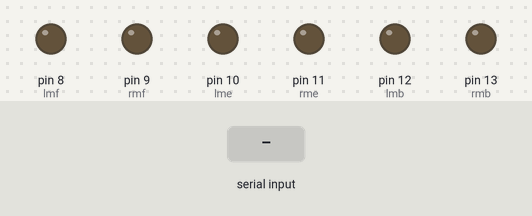
The sketch below on a simulated Arduino Uno, built with avr-gcc and run on an emulated ATmega328P. Parts: output pins drawn as LEDs (lit = HIGH). Dashed ring = blinking. The inputs (shaded band) are chosen by the test bench.

Above: at 1.2 s.
1.3 s: "1" received over Serial
At 1.55 s:
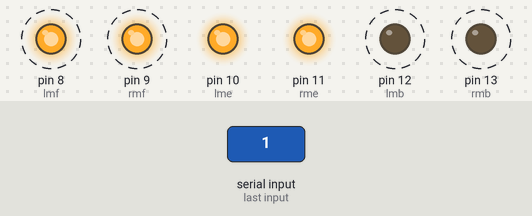
Timing chart, 0 to 10.3 s (numbered marks = the images above; inputs shaded):
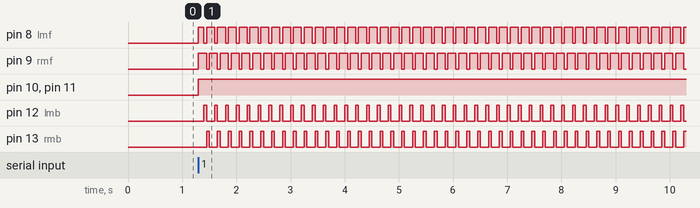

Measured:
- after the input at 1.3 s, pin 8 (lmf), pin 9 (rmf): alternates HIGH for 0.15 s and LOW for 0.05 s, starting at once; pin 10 (lme), pin 11 (rme): LOW → HIGH at once; pin 12 (lmb): alternates HIGH for 0.05 s and LOW for 0.15 s, starting after 0.10 s; pin 13 (rmb): alternates HIGH for 0.05 s and LOW for 0.15 s, starting after 0.15 s

The sketch:

LFR2.ino
```cpp
int data =0;
int ls = A0;
int rs = A1;
int lmf =8;
int rmf =9;
int lmb = 12;
int rmb = 13;
int lme = 10;
int rme = 11;
void setup() {
  Serial.begin(9600);
  pinMode(ls, INPUT);
  pinMode(rs, INPUT);
  pinMode(lmf, OUTPUT);
  pinMode(rmf, OUTPUT);
  pinMode(lmb, OUTPUT);
  pinMode(rmb, OUTPUT);
  pinMode(lme, OUTPUT);
  pinMode(rme, OUTPUT);
}

void loop() {
  if (Serial.available() >0)
  {
    if (data == (ls >989 && rs >989))
     forward();
     delay(50);
    if (data == (ls < 989 && rs < 989))
     stop_bot();
     delay(50);
    if (data == (ls > 989 && rs < 989))
     left();
     delay(50);
    if (data == (ls < 989 && rs > 989))
     right();
     delay(50);
  }

}

void forward() {
  analogWrite(lme, 255);
  analogWrite(rme, 255);
  digitalWrite(lmf, HIGH);
  digitalWrite(lmb, LOW);
  digitalWrite(rmf, HIGH);
  digitalWrite(rmb, LOW);
}

void stop_bot() {
  analogWrite(lme, 0);
  analogWrite(rme, 0);
  digitalWrite(lmf, LOW);
  digitalWrite(lmb, LOW);
  digitalWrite(rmf, LOW);
  digitalWrite(rmb, LOW);
}

void right() {
  analogWrite(lme, 255);
  analogWrite(rme, 255);
  digitalWrite(lmf, HIGH);
  digitalWrite(lmb, LOW);
  digitalWrite(rmf, LOW);
  digitalWrite(rmb, HIGH);
}

void left() {
  analogWrite(lme, 255);
  analogWrite(rme, 255);
  digitalWrite(lmf, LOW);
  digitalWrite(lmb, HIGH);
  digitalWrite(rmf, HIGH);
  digitalWrite(rmb, LOW);
}
```
